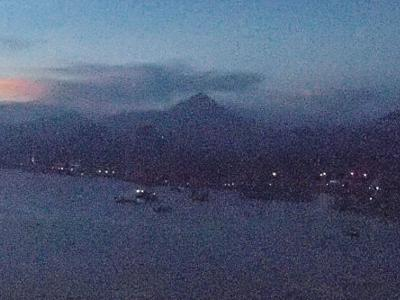
#> input picture l8/noising.jpg, 400 x 300 px
$ python l8.py
#> lines starting #> are read from the running program, lines starting #| are printed output that depends on the picture
#!/usr/bin/env python
# coding=utf-8
from PIL import Image
import numpy as np
import matplotlib.pyplot as plt
from scipy.ndimage import filters
from skimage.restoration import denoise_tv_chambolle

im = np.array(Image.open('noising.jpg').convert('L'))
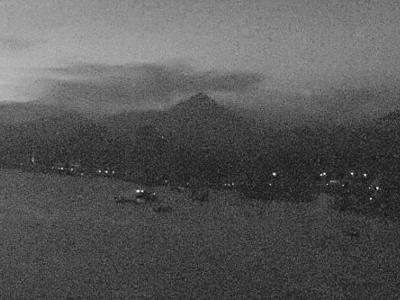
#> im: shape (300, 400); min 14, max 253, mean 87.2

index = 221
plt.subplot(index)
plt.gray()
plt.imshow(im)
plt.axis('off')
plt.title("original")

chdnim = denoise_tv_chambolle(im,weight = 0.1)
plt.subplot(index +1)
plt.imshow(chdnim)
plt.axis('off')
plt.title("chambolle weight = 0.1")

gs2dnim = filters.gaussian_filter(im,sigma = 2)
plt.subplot(index + 2)
plt.imshow(gs2dnim)
plt.axis('off')
plt.title("gaussion sigma =2")

gs3dnim = filters.gaussian_filter(im,sigma =3 )
plt.subplot(index + 3)
plt.imshow(gs3dnim)
plt.title("gaussion sigmal =3")
plt.show()
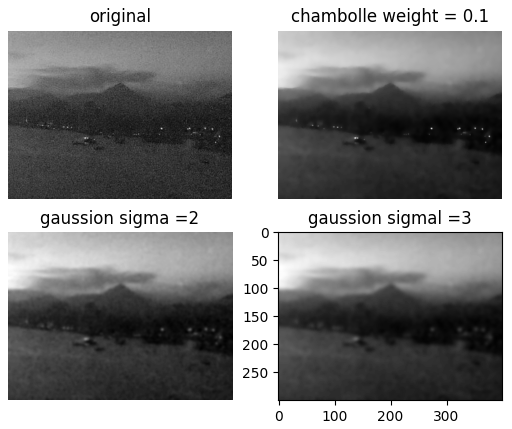
#> figure drawn by matplotlib, 4 panels
